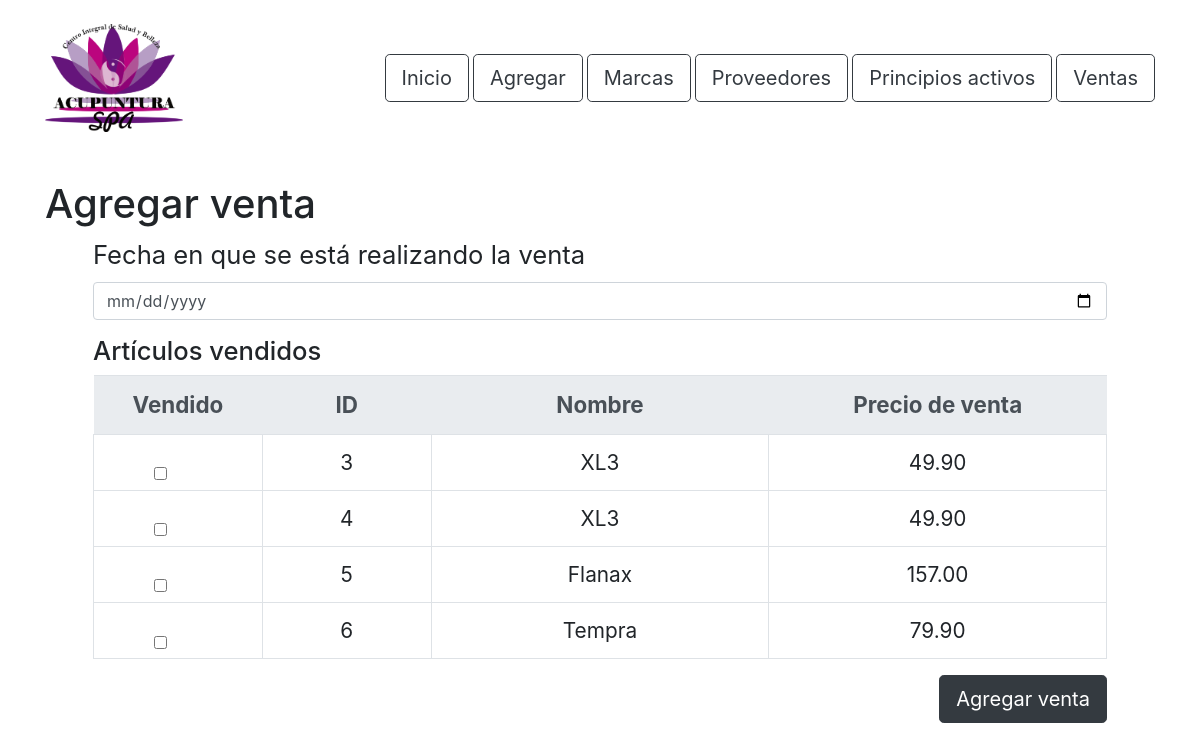
/agregar_venta.php, run on the app's committed database.
### tables this page shows
CREATE TABLE detalles_producto(id_detalles_prod INT AUTO_INCREMENT NOT NULL, id_producto INT NOT NULL, piso INT NOT NULL, ubicacion VARCHAR(200) NOT NULL, precio_compra DECIMAL(6,2), fecha_compra DATE NOT NULL, fecha_caducidad DATE, vendido BOOLEAN NOT NULL, PRIMARY KEY(id_detalles_prod), FOREIGN KEY(id_producto) REFERENCES info_producto(id_producto) ON DELETE RESTRICT ON UPDATE CASCADE);

CREATE TABLE info_producto(id_producto INT AUTO_INCREMENT NOT NULL, nombre_producto VARCHAR(50) NOT NULL, id_marca INT NOT NULL, cantidad_existencia INT, presentacion VARCHAR(50), uso_producto VARCHAR(200), precio_venta DECIMAL(6,2) NOT NULL, id_proveedor INT NOT NULL, observaciones VARCHAR(200), PRIMARY KEY(id_producto), FOREIGN KEY(id_marca) REFERENCES info_marca(id_marca) ON DELETE RESTRICT ON UPDATE CASCADE, FOREIGN KEY(id_proveedor) REFERENCES info_proveedor(id_proveedor) ON DELETE RESTRICT ON UPDATE CASCADE);

### agregar_venta.php (the view, shortened to what this page needs)
<!DOCTYPE html>
<html lang="es">
<head>
    <link rel="stylesheet" href="css/bootstrap.css">
    <link rel="stylesheet" href="css/styles.css">
</head>
<body>
    <header class="container d-flex justify-content-between mt-4">
        <a href="inicio.php"> <img src="img/logo.png" alt="Logo" class="logo"> </a>
        <div class="d-flex align-items-center">
            <a href="inicio.php" class="btn btn-lg btn-outline-dark boton-negro">Inicio</a>
            <a href="agregar.php" class="btn btn-lg btn-outline-dark boton-negro ml-1">Agregar</a>
            <a href="marca.php" class="btn btn-lg btn-outline-dark boton-negro ml-1">Marcas</a>
            <a href="proveedor.php" class="btn btn-lg btn-outline-dark boton-negro ml-1">Proveedores</a>
            <a href="principio_activo.php" class="btn btn-lg btn-outline-dark boton-negro ml-1">Principios activos</a>
            <a href="ventas.php" class="btn btn-lg btn-outline-dark boton-negro ml-1">Ventas</a>
        </div>
    </header>
    <section class="container mt-5">
        <h1>Agregar venta</h1>
        <form class="pl-5 pr-5" action="confirmar_venta.php" method="post">
            <div class="form-group">
                <label for="f_venta" class="fz-16">Fecha en que se está realizando la venta</label>
                <input required type="date" name="f_venta" class="form-control" placeholder="Ingrese la fecha en que se está realizando la venta">
            </div>
            <h2 class="fz-16">Artículos vendidos</h2>
            <table class="table">
                <tr class="thead-light text-center fz-14">
                    <th class="align-middle col-2">Vendido</th>
                    <th class="align-middle col-2">ID</th>
                    <th class="align-middle col-4">Nombre</th>
                    <th class="align-middle col-4">Precio de venta</th>
                </tr>
                <?php
                try {
                    require_once('db_connection.php');
                    $sql = "SELECT * FROM detalles_producto INNER JOIN info_producto ON detalles_producto.id_producto=info_producto.id_producto WHERE vendido=FALSE";
                    $resultado = $conn->query($sql);
                    while ($eventos = $resultado->fetch_assoc()) { ?>
                        <tr class="table-bordered fz-13">
                            <td class="align-middle">
                                <div class="form-check ml-5">
                                    <input class="form-check-input" type="checkbox" name="vendido[]" value="<?php echo $eventos['id_detalles_prod']; ?>">
                                </div>
                            </td>
                            <td class="text-center align-middle"><?php echo $eventos['id_detalles_prod']; ?></td>
                            <td class="text-center align-middle"><?php echo $eventos['nombre_producto']; ?></td>
                            <td class="text-center align-middle col-2"><?php echo $eventos['precio_venta']; ?></td>
                        </tr>
                    <?php }
                }
                catch(Exception $e) {
                    echo $e->getMessage();
                } ?>
            </table>
            <div class="d-flex flex-row-reverse">
                <button type="submit" class="btn btn-dark btn-lg ">Agregar venta</button>
            </div>
        </form>
    </section>
</body>
</html>

### css/styles.css (style rules this page uses)
.logo { max-width: 8.6rem; }
.fz-16 { font-size: 1.6rem; }
.fz-14 { font-size: 1.4rem; }
.fz-13 { font-size: 1.3rem; }

### data on the page
detalles_producto: id_detalles_prod "3", id_producto.nombre_producto "XL3", id_producto.precio_venta "49.90"
detalles_producto: id_detalles_prod "4", id_producto.nombre_producto "XL3", id_producto.precio_venta "49.90"
detalles_producto: id_detalles_prod "5", id_producto.nombre_producto "Flanax", id_producto.precio_venta "157.00"
detalles_producto: id_detalles_prod "6", id_producto.nombre_producto "Tempra", id_producto.precio_venta "79.90"
